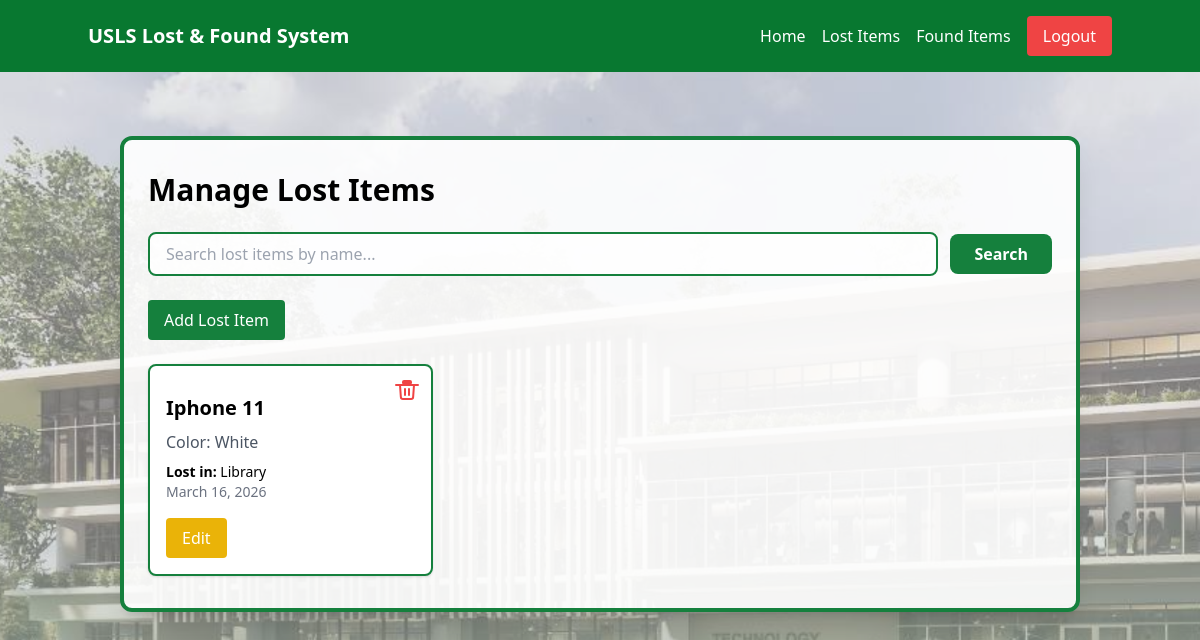
Before: /manager/manage_lost_items/ (signed in) with the older database file.
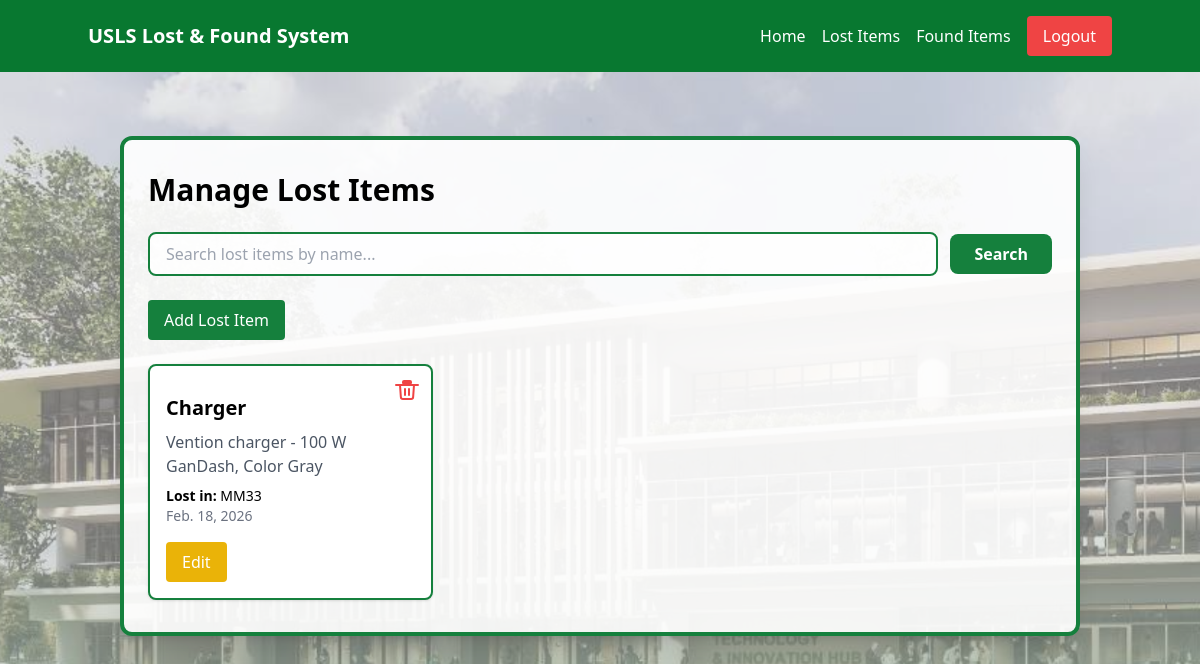
After: the same page with the newer database file.
### items/models.py (models this page shows, shortened)
class LostItem(models.Model):
    name = models.CharField(max_length=200)
    description = models.TextField()
    lost_in = models.CharField(max_length=200)
    lost_by = models.CharField(max_length=200, blank=True, null=True)
    date_lost = models.DateField(blank=True, null=True)
    image = models.ImageField(upload_to='lostitems/', blank=True, null=True)

### items/views.py (the view)
# urls.py: path('manage_lost_items/', views.manage_lost_items, name='manage_lost_items'),
@login_required
def manage_lost_items(request):
    query = request.GET.get('q', '').strip()
    items = LostItem.objects.all()
    if query:
        items = items.filter(name__icontains=query)
    items = items.order_by('-date_lost')
    form = LostItemForm()
    return render(request, 'manager/manage_lost_items.html', {
        'items': items,
        'form': form,
        'query': query,
    })

### items/forms.py
class LostItemForm(forms.ModelForm):
    class Meta:
        model = LostItem
        fields = ['name', 'description', 'lost_in','lost_by', 'date_lost', 'image']
        widgets = {
            'date_lost': forms.DateInput(
                attrs={
                    'type': 'date',
                    'class': 'border rounded px-3 py-2 w-full'
                }
            )
        }

### lostandfound/context_processors.py (called while the page is built)
def media_url(_request):
    return {"MEDIA_URL": settings.MEDIA_URL}

### templates/manager/manage_lost_items.html (shortened to what this page needs)
{% extends 'lostandfound/base.html' %}
{% block content %}
<div class="max-w-7xl mx-auto mt-4 md:mt-8 px-4 md:px-6 py-6 md:py-8 bg-white/90 border-4 border-green-700 rounded-xl shadow-xl">
<h2 class="text-3xl font-bold mb-6">Manage Lost Items</h2>
<form method="get" class="mb-6 flex flex-col sm:flex-row sm:items-center gap-3">
    <input
        type="text"
        name="q"
        value="{{ query|default:'' }}"
        placeholder="Search lost items by name..."
        class="flex-1 w-full border-2 border-green-700 bg-white/80 rounded-lg px-4 py-2 focus:outline-none focus:ring-2 focus:ring-green-700"
    />
    <button type="submit" class="bg-green-700 hover:bg-green-800 text-white px-6 py-2 rounded-lg font-semibold">
        Search
    </button>
</form>
<button onclick="openAddModal()"
class="bg-green-700 hover:bg-green-800 text-white px-4 py-2 rounded mb-6 inline-block">
Add Lost Item
</button>
<div class="grid grid-cols-1 md:grid-cols-3 gap-6 relative z-0">
{% for item in items %}
<div class="bg-white rounded-lg shadow p-4 relative border-2 border-green-700">
    <button onclick="confirmDelete('{{ item.id }}')"
       class="absolute top-3 right-3 text-red-500 hover:text-red-700">
        <svg xmlns="http://www.w3.org/2000/svg"
             class="h-6 w-6"
             fill="none"
             viewBox="0 0 24 24"
             stroke="currentColor">
            <path stroke-linecap="round"
                  stroke-linejoin="round"
                  stroke-width="2"
                  d="M19 7l-.867 12.142A2 2 0 0116.138 21H7.862
                     a2 2 0 01-1.995-1.858L5 7m5
                     4v6m4-6v6M1
                     7h22M9
                     3h6a1 1 0 011
                     1v1H8V4a1 1 0 011-1z"/>
        </svg>
    </button>
    <h3 class="text-xl font-semibold mt-3">
        {{ item.name }}
    </h3>
    <p class="text-gray-600 mt-2">
        {{ item.description }}
    </p>
    <p class="text-sm mt-2">
        <span class="font-semibold">Lost in:</span> {{ item.lost_in }}
    </p>
    <p class="text-sm text-gray-500">
        {{ item.date_lost }}
    </p>
    <div class="mt-4">
        <button onclick="openEditModal('{{ item.id }}')"
                class="bg-yellow-500 hover:bg-yellow-600 text-white px-4 py-2 rounded">
            Edit
        </button>
    </div>
</div>
{% empty %}
<p>No lost items found.</p>
{% endfor %}
</div>
</div>
{% endblock %}

Changed rows visible on the page:
removed LostItem: name "Iphone 11", description "Color: White", lost_in "Library", date_lost "March 16, 2026"
added LostItem: name "Charger", description "Vention charger - 100 W GanDash, Color Gray", lost_in "MM33", date_lost "Feb. 18, 2026"
